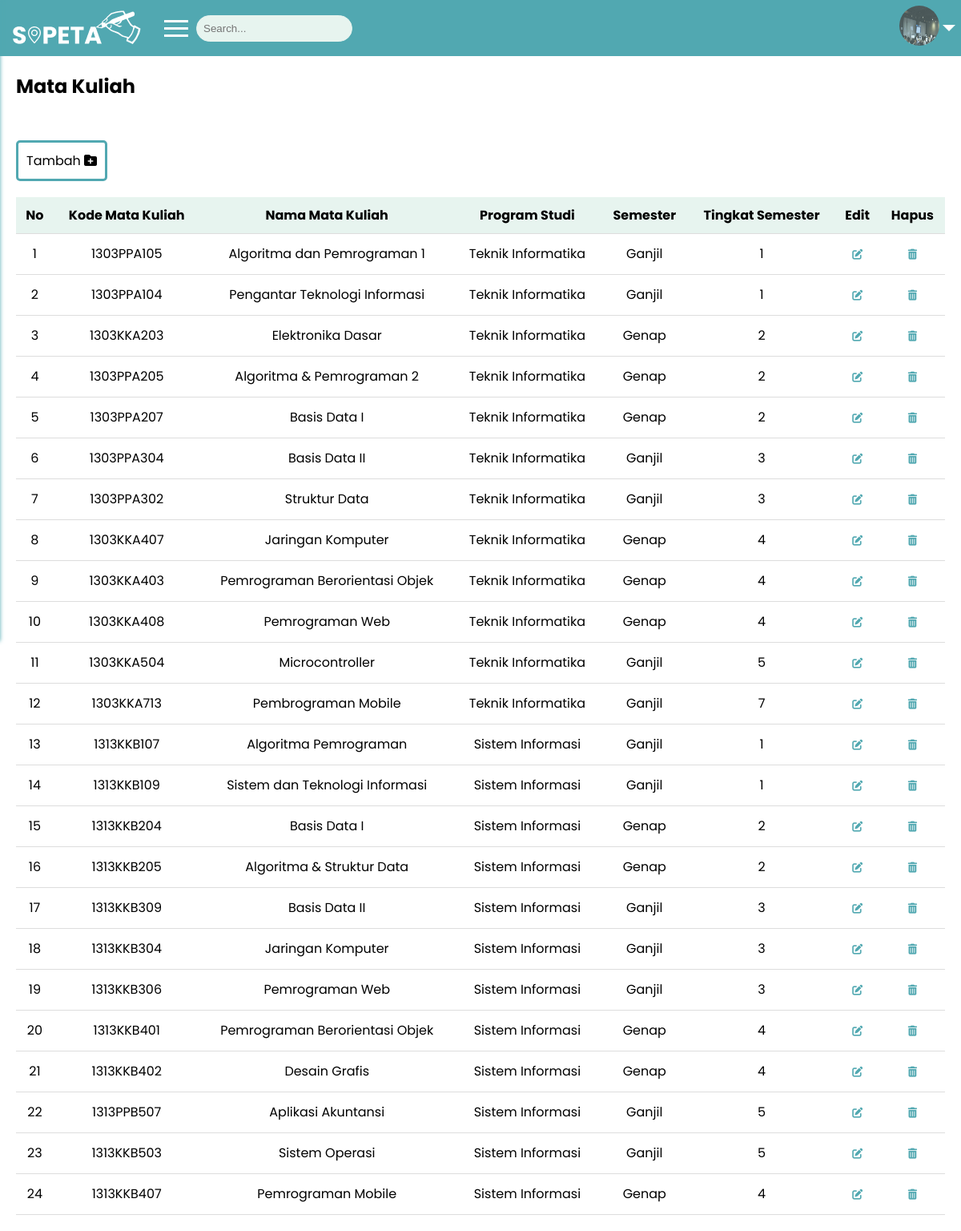
/public/matakuliah (signed in), run on the app's committed database.
### tables this page shows
CREATE TABLE `mst_matkul` (
  `id_matkul` int(11) NOT NULL,
  `kode_matkul` char(10) NOT NULL,
  `nama_matkul` varchar(30) NOT NULL,
  `prodi` enum('Teknik Informatika','Sistem Informasi') NOT NULL,
  `semester` enum('Ganjil','Genap') NOT NULL,
  `tingkat_semester` int(5) NOT NULL
);

### app/controllers/Matakuliah.php (called while the page is built, shortened)
<?php
class Matakuliah extends Controller {
    public function index(){
        $data['judul'] = 'Mata Kuliah';
        try {
        $data['matakuliah'] = $this->model('Matakuliah_model')->getAllMatakuliah();
        } catch (\Throwable $th) {
            echo $th;
        }
        $this->view('templates/header', $data);
        $this->view('matakuliah/index', $data);
        $this->view('templates/footer');
    }
}

### app/core/App.php (called while the page is built, shortened)
<?php
class App {
    protected $method = 'index';
    protected $params = [];
    public function __construct() {
        $this->controller = new $this->controller;
        call_user_func_array([$this->controller, $this->method], $this->params);
    }
}

### public/index.php (called while the page is built, shortened)
<?php
$app = new App;

### app/core/Database.php (called while the page is built, shortened)
<?php
class Database {
    private $host = DB_HOST;
    private $user = DB_USER;
    private $password = DB_PASS;
    private $dbname = DB_NAME;
    private $dbh;
    private $stmt;
    public function __construct(){
        $dsn = 'mysql:host=' . $this->host . ';dbname=' . $this->dbname;
        $option = [
            PDO::ATTR_PERSISTENT => true,
            PDO::ATTR_ERRMODE => PDO::ERRMODE_EXCEPTION
        ];
        try {
            $this->dbh = new PDO($dsn, $this->user, $this->password, $option);
        } catch (PDOException $e) {
            die($e->getMessage());
        }
    }
    public function query($query){
        $this->stmt = $this->dbh->prepare($query);
    }
    public function bind($param, $value, $type = null){
        if(is_null($type)){
            switch(true){
                case is_null($value) :
                    $type = PDO::PARAM_NULL;
                    break;
            }
        }
        $this->stmt->bindValue($param, $value, $type);
    }
    public function execute(){
        $this->stmt->execute();
    }
    public function resultSet(){
        $this->execute();
        return $this->stmt->fetchAll(PDO::FETCH_ASSOC);
    }
}

### app/models/Matakuliah_model.php (called while the page is built, shortened)
<?php
class Matakuliah_model {
    private $table = "mst_matkul";
    private $db;
    public function __construct(){
        $this->db = new Database;
    }
    public function getAllMatakuliah(){
        try {
            $this->db->query('SELECT * FROM ' . $this->table);
            return $this->db->resultSet();
        } catch (\Throwable $th) {
            echo $th;
        }
    }
}

### app/views/matakuliah/index.php (the view, shortened to what this page needs)
<div class="content">
    <h2 style="margin-top: 70px;">Mata Kuliah</h2>
    <div class="crud-matkul">
        <a href="#" class="crud tambah-crud" onclick="openTambahModal()">Tambah <i class="fa fa-folder-plus"></i></a>
    </div>
    <table>
        <thead>
            <tr>
                <th>No</th>
                <th>Kode Mata Kuliah</th>
                <th>Nama Mata Kuliah</th>
                <th>Program Studi</th>
                <th>Semester</th>
                <th>Tingkat Semester</th>
                <th>Edit</th>
                <th>Hapus</th>
            </tr>
        </thead>
        <tbody>
            <?php $i = 1;
                foreach ($data['matakuliah'] as $matakuliah): ?>
                <tr>
                    <td><?= $i++?></td>
                    <td><?= $matakuliah['kode_matkul']; ?></td>
                    <td><?= $matakuliah['nama_matkul']; ?></td>
                    <td><?= $matakuliah['prodi']; ?></td>
                    <td><?= $matakuliah['semester']; ?></td>
                    <td><?= $matakuliah['tingkat_semester']; ?></td>
                    <td style="position: relative;"><a class="btn-crud" href="<?= BASEURL; ?>/matakuliah/edit/<?= $matakuliah['id_matkul']; ?>"><i class="fa fa-pen-to-square"></i></a></td>
                    <td style="position: relative;">
                <a class="btn-crud" href="<?= BASEURL; ?>/Matakuliah/" onclick="hapusMatkul('<?= $matakuliah['id_matkul']; ?>')">
                    <i class="fa fa-trash-can"></i>
                </a>
            </td>
                </tr>
            <?php endforeach; ?>
        </tbody>
    </table>
</div>

### app/core/Controller.php (shortened to what this page needs)
<?php
class Controller {
    public function view($view, $data = [])
    {
        if(!isset($_SESSION['id_user'])){
            require_once '../app/views/login/index.php';
        } else {
            require_once '../app/views/' . $view . '.php';
        }
    }
    public function model($model) {
        return new $model;
    }
}

### app/views/templates/header.php (shortened to what this page needs)
<!DOCTYPE html>
<html lang="en">
<head>
    <link rel="stylesheet" href="<?= BASEURL; ?> /css/style.css">
    <link rel="stylesheet" href="<?= BASEURL; ?> /css/style2.css">
    <link rel="stylesheet" href="https://cdnjs.cloudflare.com/ajax/libs/font-awesome/6.5.1/css/all.min.css"/>
</head>
<body>
<div class="navbar" style="position: fixed; width:99%;" >
        <div class="space">
            <div class="images">
                <img src="<?= BASEURL; ?>/img/sipetalogo.png" alt="SIPETA">
            </div>
            <div class="toggle-btn" onclick="toggleSidebar()">
                <div class="bar"></div>
                <div class="bar"></div>
                <div class="bar"></div>
            </div>
            <div class="search-container">
            <input type="text" id="searchInput" placeholder="Search..." onkeyup="search()">
            </div>
        </div>
        <div class="profile-picture">
            <div class="profile-dropdown" id="profileDropdown">
                <img src="<?= BASEURL; ?> /img/back1.png" alt="Profile Picture">
                <div class="arrow"></div>
            </div>
        </div>
    </div>

### app/views/templates/footer.php (shortened to what this page needs)
</body>
</html>

### public/css/style.css (style rules this page uses)
body { font-family: poppins; margin: 0; padding: 0; }
input, select { width: 80%; padding: 10px; border: 1px solid #51A8B1; border-radius: 3px; }
a { color: #51A8B1; text-decoration: none; display: block; margin-top: 30px; font-size: 13px; }

### public/css/style2.css (style rules this page uses)
body { margin: 0; font-family: 'Poppins', sans-serif; }
.navbar { background-color: #51A8B1; padding: 15px; display: flex; justify-content: space-between; align-items: center; height: 40px; position: fixed; width: 100%; }
.space { display: flex; align-items: center; }
.toggle-btn { cursor: pointer; padding: 10px; z-index: 1; }
.bar { width: 30px; height: 3px; background-color: #fff; margin: 6px 0; transition: 0.4s; }
.btn-crud i { position: absolute; top: 50%; left: 50%; transform: translate(-50%, -50%); }
.profile-picture img { height: 50px; width: 50px; border-radius: 50%; margin-right: 30px; }
.profile-dropdown { position: relative; display: inline-block; }
.profile-dropdown .arrow { position: absolute; top: 50%; right: 10px; transform: translateY(-50%); width: 0; height: 0; border-style: solid; border-width: 8px 8px 0 8px; border-color: #ffffff transparent transparent transparent; transition: transform 0.3s ease; }
.content { margin-left: 0; padding: 20px; }
.search-container { display: flex; align-items: center; }
.search-container input { margin-right: 10px; padding: 8px; background-color: #E7F4EF; border: 1px solid #E7F4EF; border-radius: 20px; }
.crud { display: inline-block; padding: 10px 10px; font-size: 16px; cursor: pointer; text-align: center; text-decoration: none; outline: none; color: #000000; background-color: #4caf4f00; border: 3px solid #51A8B1; border-radius: 5px; }
table { width: 100%; border-collapse: collapse; margin-top: 20px; }
th, td { padding: 10px; text-align: center; border-bottom: 1px solid #ddd; }
th { background-color: #E7F4EF; color: #000000; text-align: center; }
input[type="text"], select { width: 100%; padding: 8px; box-sizing: border-box; }

### data on the page
mst_matkul: kode_matkul "1303PPA105", nama_matkul "Algoritma dan Pemrograman 1", prodi "Teknik Informatika", semester "Ganjil", tingkat_semester "1"
mst_matkul: kode_matkul "1303PPA104", nama_matkul "Pengantar Teknologi Informasi", prodi "Teknik Informatika", semester "Ganjil", tingkat_semester "1"
mst_matkul: kode_matkul "1303KKA203", nama_matkul "Elektronika Dasar", prodi "Teknik Informatika", semester "Genap", tingkat_semester "2"
mst_matkul: kode_matkul "1303PPA205", nama_matkul "Algoritma & Pemrograman 2", prodi "Teknik Informatika", semester "Genap", tingkat_semester "2"
mst_matkul: kode_matkul "1303PPA207", nama_matkul "Basis Data I", prodi "Teknik Informatika", semester "Genap", tingkat_semester "2"
mst_matkul: kode_matkul "1303PPA304", nama_matkul "Basis Data II", prodi "Teknik Informatika", semester "Ganjil", tingkat_semester "3"
mst_matkul: kode_matkul "1303PPA302", nama_matkul "Struktur Data", prodi "Teknik Informatika", semester "Ganjil", tingkat_semester "3"
mst_matkul: kode_matkul "1303KKA407", nama_matkul "Jaringan Komputer", prodi "Teknik Informatika", semester "Genap", tingkat_semester "4"
mst_matkul: kode_matkul "1303KKA403", nama_matkul "Pemrograman Berorientasi Objek", prodi "Teknik Informatika", semester "Genap", tingkat_semester "4"
mst_matkul: kode_matkul "1303KKA408", nama_matkul "Pemrograman Web", prodi "Teknik Informatika", semester "Genap", tingkat_semester "4"
mst_matkul: kode_matkul "1303KKA504", nama_matkul "Microcontroller", prodi "Teknik Informatika", semester "Ganjil", tingkat_semester "5"
mst_matkul: kode_matkul "1303KKA713", nama_matkul "Pembrograman Mobile", prodi "Teknik Informatika", semester "Ganjil", tingkat_semester "7"
mst_matkul: kode_matkul "1313KKB107", nama_matkul "Algoritma Pemrograman", prodi "Sistem Informasi", semester "Ganjil", tingkat_semester "1"
mst_matkul: kode_matkul "1313KKB109", nama_matkul "Sistem dan Teknologi Informasi", prodi "Sistem Informasi", semester "Ganjil", tingkat_semester "1"
mst_matkul: kode_matkul "1313KKB204", nama_matkul "Basis Data I", prodi "Sistem Informasi", semester "Genap", tingkat_semester "2"
mst_matkul: kode_matkul "1313KKB205", nama_matkul "Algoritma & Struktur Data", prodi "Sistem Informasi", semester "Genap", tingkat_semester "2"
mst_matkul: kode_matkul "1313KKB309", nama_matkul "Basis Data II", prodi "Sistem Informasi", semester "Ganjil", tingkat_semester "3"
mst_matkul: kode_matkul "1313KKB304", nama_matkul "Jaringan Komputer", prodi "Sistem Informasi", semester "Ganjil", tingkat_semester "3"
mst_matkul: kode_matkul "1313KKB306", nama_matkul "Pemrograman Web", prodi "Sistem Informasi", semester "Ganjil", tingkat_semester "3"
mst_matkul: kode_matkul "1313KKB401", nama_matkul "Pemrograman Berorientasi Objek", prodi "Sistem Informasi", semester "Genap", tingkat_semester "4"
mst_matkul: kode_matkul "1313KKB402", nama_matkul "Desain Grafis", prodi "Sistem Informasi", semester "Genap", tingkat_semester "4"
mst_matkul: kode_matkul "1313PPB507", nama_matkul "Aplikasi Akuntansi", prodi "Sistem Informasi", semester "Ganjil", tingkat_semester "5"
mst_matkul: kode_matkul "1313KKB503", nama_matkul "Sistem Operasi", prodi "Sistem Informasi", semester "Ganjil", tingkat_semester "5"
mst_matkul: kode_matkul "1313KKB407", nama_matkul "Pemrograman Mobile", prodi "Sistem Informasi", semester "Genap", tingkat_semester "4"
